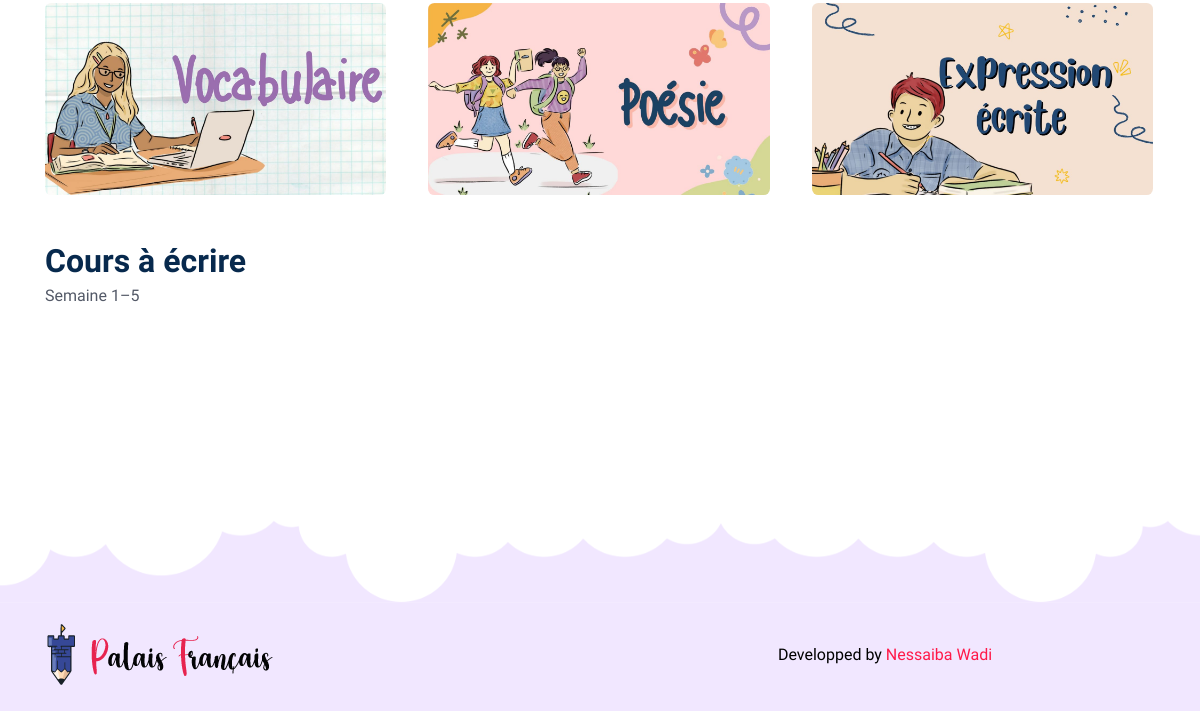
The page /Palais-Français/theme9.php (lower part) on the database as committed earlier.
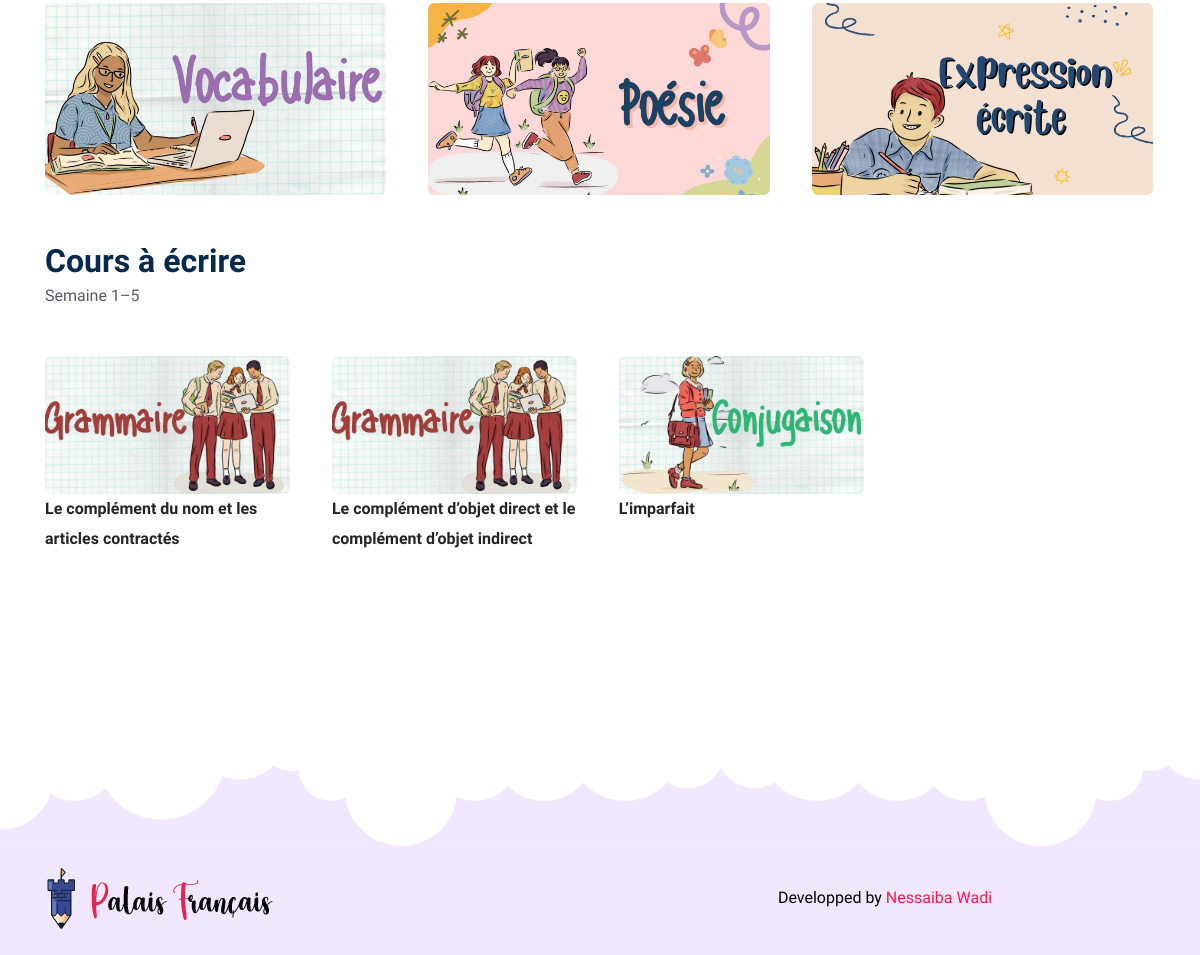
The same page on the database as committed later.
### tables this page shows
CREATE TABLE `courses` (
  `course_id` int(11) NOT NULL,
  `theme_id` int(11) DEFAULT NULL,
  `course_name` varchar(255) DEFAULT NULL,
  `course_pdf` varchar(255) DEFAULT NULL,
  `picture` varchar(255) DEFAULT NULL
);

CREATE TABLE `writingcourses` (
  `id` int(11) NOT NULL,
  `theme_id` int(11) DEFAULT NULL,
  `course_name` varchar(255) DEFAULT NULL,
  `course_pdf` varchar(255) DEFAULT NULL,
  `picture` varchar(255) DEFAULT NULL
);

### Palais-Français/theme9.php (the view, shortened to what this page needs)
<!DOCTYPE html>
<html lang="zxx">
<head>
    <link rel="stylesheet" href="assets/vendors/bootstrap/bootstrap.css">
    <link rel="stylesheet" href="assets/vendors/fontawesome/css/all.css">
    <link rel="stylesheet" href="assets/vendors/bicon/css/bicon.min.css">
    <link rel="stylesheet" href="assets/vendors/themify/themify-icons.css">
    <link rel="stylesheet" href="assets/vendors/animate-css/animate.css">
    <link rel="stylesheet" href="assets/vendors/woocommerce/woocommerce-layouts.css">
    <link rel="stylesheet" href="assets/vendors/woocommerce/woocommerce-small-screen.css">
    <link rel="stylesheet" href="assets/vendors/woocommerce/woocommerce.css">
    <link rel="stylesheet" href="assets/vendors/owl/assets/owl.carousel.min.css">
    <link rel="stylesheet" href="assets/vendors/owl/assets/owl.theme.default.min.css">
    <link rel="stylesheet" href="assets/css/style.css">
    <link rel="stylesheet" href="assets/css/responsive.css">
</head>
<body id="top-header">
<main class="site-main page-wrapper woocommerce">
    <section class="space-3">
        <div class="container">
            <div class="row">
                <div class="col-lg-12 mb-4 mb-lg-0">
                    <ul class="products columns-3">
                        <?php
                        include "conn.php";
                        $theme_id = 12;
                        $resultCourses = $mysqli->query("SELECT * FROM Courses WHERE theme_id = $theme_id");
                        $counter = 0;
                        while ($course = $resultCourses->fetch_assoc()) {
                            $counter++;
                            $class = ($counter % 3 == 0) ? 'product last' : 'product';
                            ?>
                            <li class="<?php echo $class; ?>">
                                <div class="product-wrap">
                                    <?php echo '<a href="' . $course['course_pdf'] . '" target="_blank" class=""><img src="' . $course['picture'] . '" alt=""></a>'; ?>
                                </div>
                            </li>
                            <?php
                        }?>
                    </ul>
                </div>
            </div>
        </div>
    </section>
    <section class="space-3">
        <div class="container">
            <div class="row">
                <div class="col-lg-12 mb-4 mb-lg-0">
                    <div class="section-title">
                        <h2 class="title d-block text-left-sm">Cours à écrire</h2>
                        <p class="woocommerce-result-count"> Semaine 1–5</p>
                    </div>
                    <ul class="products columns-4">
                        <?php
                        include "conn.php";
                        $theme_id = 12;
                        $resultsCourses = $mysqli->query("SELECT * FROM writingcourses WHERE theme_id = $theme_id");
                        $counter = 0;
                        while ($courses = $resultsCourses->fetch_assoc()) {
                            $counter++;
                            $class = ($counter % 4 == 0) ? 'product last' : 'product';
                            ?>
                            <li class="<?php echo $class; ?>">
                                <div class="product-wrap">
                                    <?php echo '<a href="' . $courses['course_pdf'] . '" target="_blank" class=""><img src="' . $courses['picture'] . '" alt=""></a>'; ?>
                                </div>
                                <span class="price">
                                <span class="woocommerce-Price-amount amount">
                                     <?php echo $courses['course_name'] ?>
                                </span>
                            </span>
                            </li>
                            <?php
                        } ?>
                    </ul>
                </div>
            </div>
        </div>
    </section>
</main>
<?php include "footer.php" ?>
<div class="fixed-btm-top">
</div>
</body>
</html>

Rows that differ between the two databases and show on the page:
added writingcourses: picture (picture), course_name "Le complément du nom et les articles contractés"
added writingcourses: picture (picture), course_name "Le complément d’objet direct et le complément d’objet indirect"
added writingcourses: picture (picture), course_name "L’imparfait"
